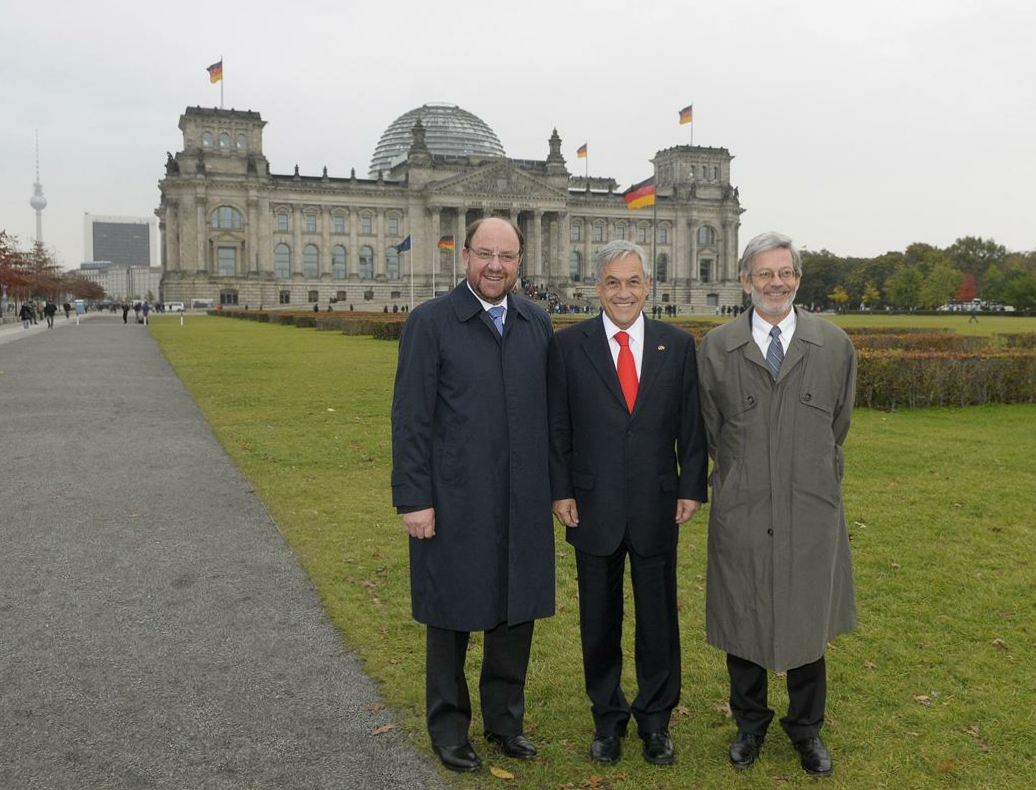
#> input picture demo/reichstag1.jpg, 1036 x 790 px
$ jupyter execute --allow-errors demo.ipynb
#> lines starting #> are read from the running program, lines starting #| are printed output that depends on the picture
#> further down, im_1 is the input picture: shape (790, 1036, 3); mean B, G, R 112.7, 130, 129.7
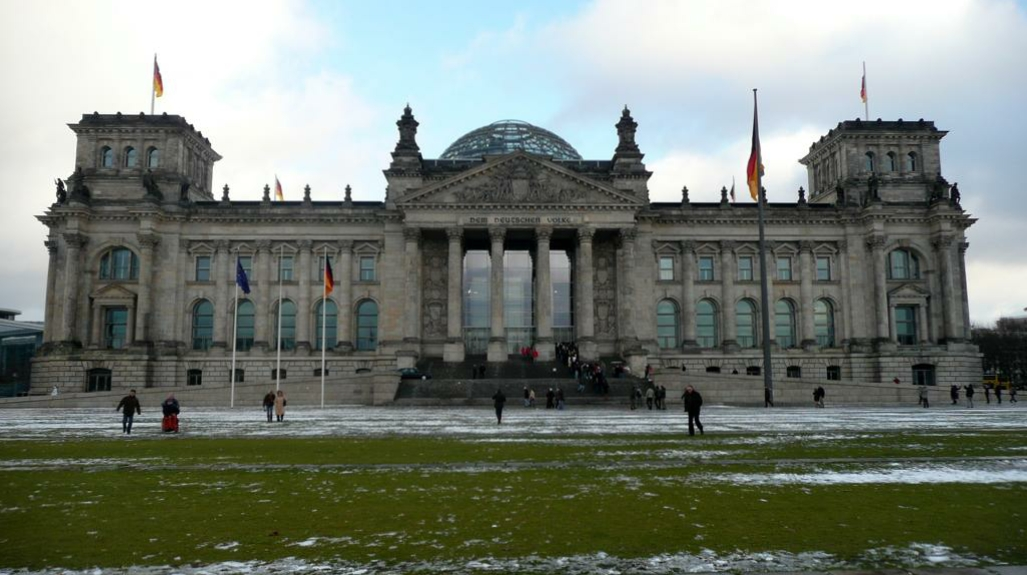
#> input picture demo/reichstag2.jpg, 1027 x 575 px
#> further down, im_2 is the input picture: shape (575, 1027, 3); mean B, G, R 116.6, 125.7, 118
[cell 1]
import pickle
import matplotlib.pyplot as plt
import numpy as np
import cv2
import os
from network import MyNetwork
from evaluate import test_pair

### Define some functions

[cell 2]
def match(im_1, im_2, n_kp = 2000):
#> called with n_kp = 2000
    sift = cv2.xfeatures2d.SIFT_create(
    nfeatures=n_kp, contrastThreshold=1e-5)

    cv_kp_1, cv_desc_1 = sift.detectAndCompute(im_1, None)
#> cv_kp_1 = 2000 keypoints; strongest (x, y, size): (487, 306, 5.5), (504, 303, 4.9), (615, 349, 7.8), (661, 348, 3.3)
    cv_kp_2, cv_desc_2 = sift.detectAndCompute(im_2, None)
#> cv_kp_2 = 2000 keypoints; strongest (x, y, size): (407, 123, 13.7), (626, 125, 13.8), (724, 192, 4.2), (801, 192, 4.3)

    matcher = cv2.BFMatcher(cv2.NORM_L2)
    matches_all = matcher.match(cv_desc_1, cv_desc_2)
#> matches_all = 2000 matches

    scores=np.array([x.distance for x in matches_all])
#> scores = 2000 values, max 418.5 at index 1355, min 59.66 at index 458, mean 264.9
    idx1 = np.array([x.queryIdx for x in matches_all])
#> idx1 = 2000 values from 0 to 1999
    idx2 = np.array([x.trainIdx for x in matches_all])
#> idx2 = 2000 values, max 1999 at index 1078, min 0 at index 168, mean 930.8

    kp1_x = np.array([k.pt[0] for k in cv_kp_1])[idx1]
#> kp1_x = 2000 values, max 1029.5 at index 954, min 2.93 at index 3, mean 531.3
    kp1_y = np.array([k.pt[1] for k in cv_kp_1])[idx1]
#> kp1_y = 2000 values, max 786.4 at index 1968, min 65.82 at index 956, mean 350.4
    kp1 = np.stack((kp1_x,kp1_y),axis=1)
#> kp1 = 2000 pairs, first value 2.93 to 1029.5, second value 65.82 to 786.4

    kp2_x = np.array([k.pt[0] for k in cv_kp_2])[idx2]
#> kp2_x = 2000 values, max 1017.5 at index 1097, min 3.54 at index 141, mean 543.9
    kp2_y = np.array([k.pt[1] for k in cv_kp_2])[idx2]
#> kp2_y = 2000 values, max 571.7 at index 1230, min 76.9 at index 968, mean 313
    kp2 = np.stack((kp2_x,kp2_y),axis=1)
#> kp2 = 2000 pairs, first value 3.54 to 1017.5, second value 76.9 to 571.7

    return kp1, kp2, scores

[cell 3]
def run_model(mynet, kp1, kp2, shape_im_1, shape_im_2, focal_len_1=None, focal_len_2=None):
    # normalize coordinates: if focal lengths are not given, use simpler normalization
    norm_factor_1 = focal_len_1 if focal_len_1 is not None else np.max(shape_im_1[:2])
    norm_factor_2 = focal_len_2 if focal_len_2 is not None else np.max(shape_im_2[:2])
    kp1 = (kp1-0.5*np.array(shape_im_1[:2])[::-1])/norm_factor_1
    kp2 = (kp2-0.5*np.array(shape_im_2[:2])[::-1])/norm_factor_2
    # concatenate
    xs = np.expand_dims(np.concatenate((kp1,kp2),axis=1),0)
    # run
    ys = test_pair(mynet, xs)
    return ys

### Load model

#> (a cell that did not finish here is left out)

#> (a cell that did not finish here is left out)

#> (a cell that did not finish here is left out)

### Load images

[cell 7]
im_1=cv2.imread('./demo/reichstag1.jpg')
im_2=cv2.imread('./demo/reichstag2.jpg')

### Run model

[cell 8]
# get initial matches
kp1, kp2, _=match(im_1, im_2)

# run model
#> (the rest of this cell did not finish here and is left out)

### Plot top matches

[cell 9]
top_N = 100

# pad image if required
if im_1.shape[1]>im_2.shape[1]:
    im_2 = np.concatenate((im_2,np.zeros((im_2.shape[0],im_1.shape[1]-im_2.shape[1],3),
                           dtype=np.uint8)),axis=1)
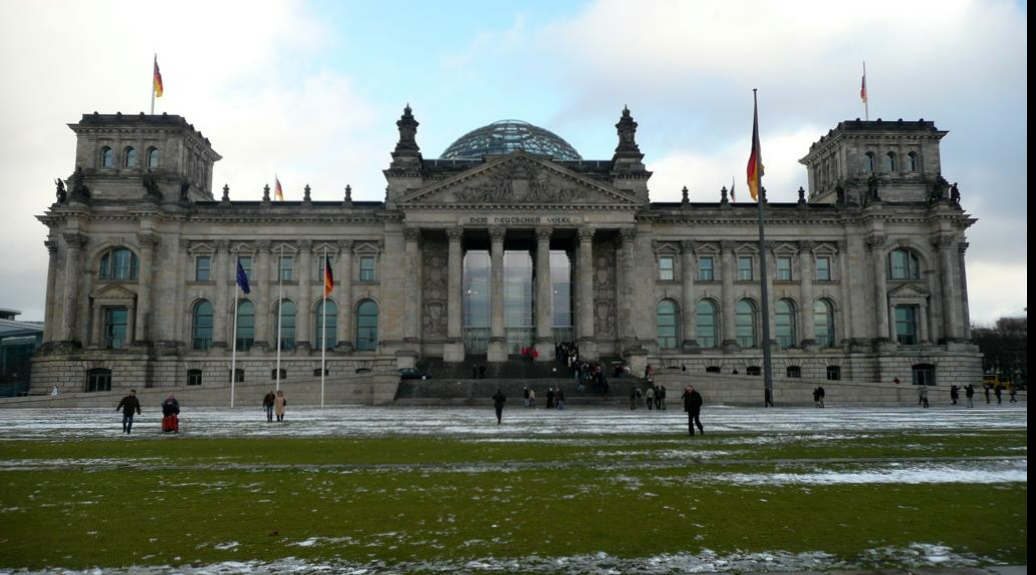
#> im_2: shape (575, 1036, 3); mean B, G, R 115.5, 124.6, 117
elif im_1.shape[1]<im_2.shape[1]:
    im_1 = np.concatenate((im_1,np.zeros((im_1.shape[0],im_2.shape[1]-im_1.shape[1],3),
                           dtype=np.uint8)),axis=1)

# plot
plt.imshow(np.concatenate((im_1[:,:,[2,1,0]],im_2[:,:,[2,1,0]]),axis=0))
plt.scatter(kp1[:top_N,0],kp1[:top_N,1],0.5,c='limegreen',alpha=0.5)
plt.scatter(kp2[:top_N,0],im_1.shape[0]+kp2[:top_N,1],0.5,c='limegreen',alpha=0.5)
plt.plot(np.stack((kp1[:top_N,0],kp2[:top_N,0])),
         np.stack((kp1[:top_N,1],im_1.shape[0]+kp2[:top_N,1])),
         c='limegreen',
         linewidth=0.1)
plt.axis('off')
plt.gcf().set_dpi(400)
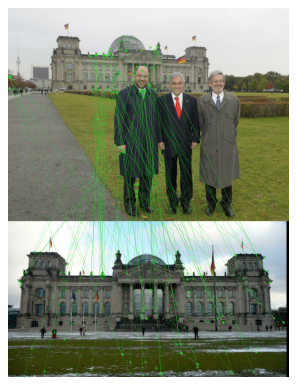
#> figure drawn by matplotlib, 1 panel
